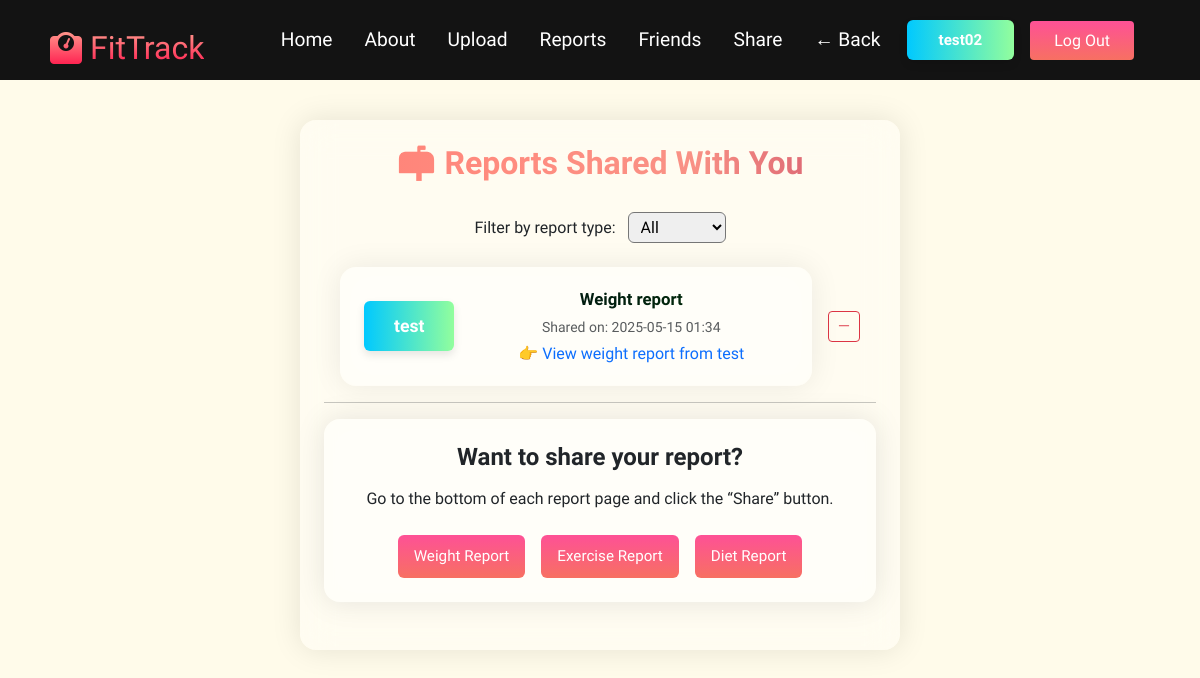
Page /shared_reports (signed in) on the earlier database version.
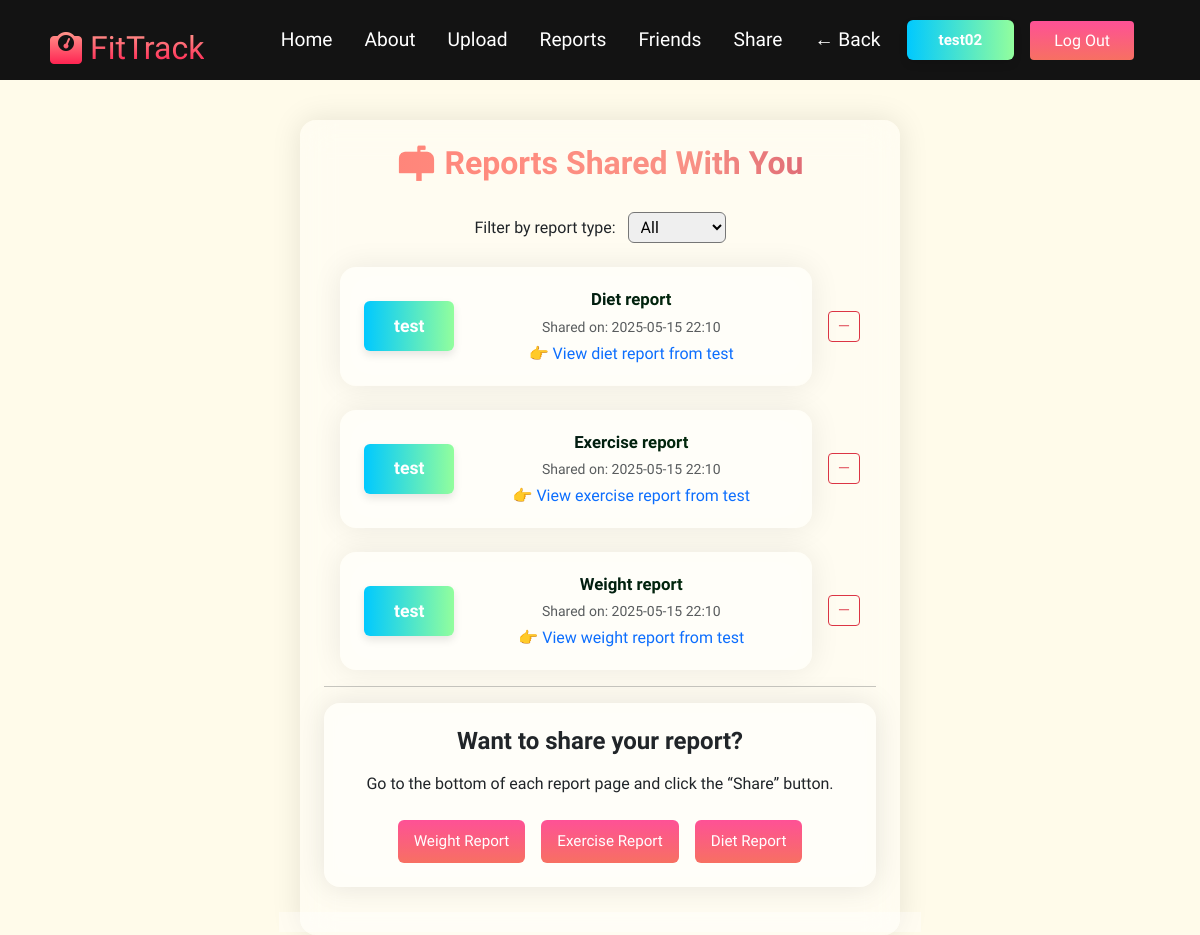
Same page on the later database version.
### Fittrack/models.py (models this page shows, shortened)
class User(db.Model, UserMixin):
    __tablename__ = 'user'
    user_id = db.Column(db.Integer, primary_key=True)
    username = db.Column(db.String(80), unique=True, nullable=False)
    email = db.Column(db.String(120), unique=True, nullable=False)
    hashed_password = db.Column(db.String(200), nullable=False)
    is_profile_complete = db.Column(db.Boolean, default=False)
    birthday = db.Column(Date)
    age = db.Column(db.Integer)
    gender = db.Column(db.String(10))
    height = db.Column(db.Integer)
    current_weight = db.Column(db.Float)
    target_weight = db.Column(db.Float)
    avatar = db.Column(db.String(100))
    target_weight_time_days = db.Column(db.Integer)
    target_exercise_time_per_week = db.Column(db.Integer)
    target_exercise_timeframe_days = db.Column(db.Integer)
    weight_reg = db.Column(db.Float)
    bmi_reg = db.Column(db.Float)
    bmi_now = db.Column(db.Float)
    register_date = db.Column(Date)
    records = db.relationship('DailyRecord', backref='user', lazy=True)
    recommended_calories = db.Column(db.Float)
    activity_level = db.Column(db.String(20))  # 'low', 'moderate', 'high'

class SharedReport(db.Model):
    __tablename__ = 'shared_report'
    id = db.Column(db.Integer, primary_key=True)
    sender_id = db.Column(db.Integer, db.ForeignKey('user.user_id'), nullable=False)
    receiver_id = db.Column(db.Integer, db.ForeignKey('user.user_id'), nullable=False)
    report_type = db.Column(db.String(20), nullable=False)  # 'weight' or 'exercise'
    record_user_id = db.Column(db.Integer, nullable=True)
    timestamp = db.Column(db.DateTime, default=datetime.utcnow)
    sender = db.relationship('User', foreign_keys=[sender_id], backref='sent_reports')
    receiver = db.relationship('User', foreign_keys=[receiver_id], backref='received_reports')

### Fittrack/routes/visualise_routes.py (the view)
@visualise_bp.route("/shared_reports")
@login_required
def shared_reports():
    from ..models import SharedReport
    report_type = request.args.get("type", "").lower()
    query = SharedReport.query.filter_by(receiver_id=current_user.user_id)
    if report_type in ['weight', 'exercise', 'diet']:
        query = query.filter_by(report_type=report_type)
    reports = query.order_by(SharedReport.timestamp.desc()).all()
    return render_template("shared_reports.html", reports=reports, selected_type=report_type, timedelta=timedelta)

### Fittrack/__init__.py (called while the page is built)
@login_manager.user_loader
def load_user(user_id):
    return User.query.get(int(user_id))

### Fittrack/templates/shared_reports.html (shortened to what this page needs)
{% extends "base.html" %}
{% block content %}
<link rel="stylesheet" href="{{ url_for('static', filename='css/share.css') }}">
<div class="share-layout">
  <h1 class="profile-title">📬 Reports Shared With You</h1>
  <form method="get" action="{{ url_for('visualise_bp.shared_reports') }}" class="text-center mb-4">
    <label for="filter" class="fw-medium">Filter by report type:</label>
    <select name="type" id="filter" onchange="this.form.submit()" class="ms-2 px-2 py-1 rounded">
      <option value="">All</option>
    </select>
  </form>
  {% if reports %}
    <div class="d-flex flex-column align-items-center gap-4">
      {% for report in reports %}
        <div class="d-flex align-items-center justify-content-between w-100 px-3" style="max-width: 800px;">
          <a href="{{ url_for('visualise_bp.view_shared_report', user_id=report.sender_id, type=report.report_type) }}"
            class="shared-report-card text-decoration-none text-dark flex-grow-1 me-3">
            <div class="report-card-content">
              <div class="sender-name">{{ report.sender.username }}</div>
              <div class="report-info text-center">
                <div class="report-type-title">{{ report.report_type.capitalize() }} report</div>
                {% set adjusted_time = report.timestamp + timedelta(hours=8) %}
                <div class="text-muted small">Shared on: {{ adjusted_time.strftime('%Y-%m-%d %H:%M') }}</div>
                <div class="text-primary mt-1">👉 View {{ report.report_type }} report from {{ report.sender.username }}</div>
              </div>
            </div>
          </a>
            <form method="POST" action="{{ url_for('share_bp.delete_shared_report', report_id=report.id) }}">
              <button type="submit" class="btn btn-sm btn-outline-danger"
                      onclick="return confirm('Are you sure you want to delete this shared report?');">－</button>
            </form>
        </div>
      {% endfor %}
    </div>
  {% else %}
    <p class="text-center mt-4">No reports shared with you.</p>
  {% endif %}
  <hr />
  <div class="card-box mb-4" style="margin: auto;">
    <h4 class="text-center fw-bold mb-3">Want to share your report?</h4>
    <p class="text-center mb-4">Go to the bottom of each report page and click the “Share” button.</p>
    <div class="d-flex justify-content-center gap-3 flex-wrap">
      <a href="{{ url_for('visualise_bp.weight_report') }}" class="btn-gradient text-decoration-none">Weight Report</a>
      <a href="{{ url_for('visualise_bp.exercise_report') }}" class="btn-gradient text-decoration-none">Exercise Report</a>
      <a href="{{ url_for('diet_bp.diet_report') }}" class="btn-gradient text-decoration-none">Diet Report</a>
    </div>
  </div>
</div>
{% endblock %}

### Fittrack/templates/base.html (shortened to what this page needs)
<!DOCTYPE html>
<html lang="en">
<head>
  <link rel="stylesheet" href="https://cdnjs.cloudflare.com/ajax/libs/font-awesome/6.5.0/css/all.min.css" />
  <link href="https://cdn.jsdelivr.net/npm/bootstrap@5.3.3/dist/css/bootstrap.min.css" rel="stylesheet">
  <link href='https://cdn.jsdelivr.net/npm/fullcalendar@6.1.8/main.min.css' rel='stylesheet' />
  <link rel="stylesheet" href="{{ url_for('static', filename='css/base.css') }}">
</head>
<body>
  <nav class="navbar">
    <div class="navbar__container">
      <a href="/" id="navbar__logo"><i class="fa-solid fa-weight-scale"></i>&nbsp;FitTrack</a>
      <ul class="navbar__menu">
        <li class="navbar__item">
          <a href="/" class="navbar__links">Home</a>
        </li>
        <li class="navbar__item">
          <a href="{{ url_for('main_bp.overview') }}" class="navbar__links">About</a>
        </li>
        {% if current_user.is_authenticated %}
          <li class="navbar__item">
            <a href="{{ url_for('upload_bp.upload') }}" class="navbar__links">Upload</a>
          </li>
          <li class="navbar__item">
            <a href="{{ url_for('visualise_bp.visualise') }}" class="navbar__links">Reports</a>
          </li>
          <li class="navbar__item">
            <a href="{{ url_for('friends_bp.friends') }}" class="navbar__links">Friends</a>
          </li>
          <li class="navbar__item">
            <a class="navbar__links" href="{{ url_for('visualise_bp.shared_reports') }}">Share</a>
          </li>
          <li class="navbar__item">
            <button id="back-button" class="navbar__links" style="border: none; background: none; font: inherit; cursor: pointer;">
              ← Back
            </button>
          </li>
          <li class="navbar__user">
            <a href="{{ url_for('profile_bp.profile') }}" class="navbar__links" style="cursor: pointer;">{{ current_user.username }}</a>
          </li>
          <li class="navbar__btn">
            <a href="{{ url_for('auth_bp.logout') }}" class="button">Log Out</a>
          </li>
        {% else %}
          <li class="navbar__btn">
            <a href="{{ url_for('auth_bp.signin') }}" class="button">Sign In</a>
          </li>
        {% endif %}
      </ul>
    </div>
  </nav>
  <main>
    <body style="background-color: #fffbea;">
      {% block content %}{% endblock %}
    </body>
  </main>
</body>
</html>

### Fittrack/static/css/base.css (style rules this page uses)
* { box-sizing: border-box; margin: 0; padding: 0; font-family: 'Kumbh Sans', sans-serif; }
.navbar { background: #131313; height: 80px; display: flex; justify-content: center; align-items: center; font-size: 1.2rem; position: sticky; top: 0; z-index: 999; }
.navbar__container { display: flex; justify-content: space-between; align-items: center; height: 80px; width: 100%; max-width: 1300px; padding: 0 50px; margin: 0 auto; }
#navbar__logo { background-image: linear-gradient(to top, #ff0844 0%, #ffb199 100%); -webkit-background-clip: text; -webkit-text-fill-color: transparent; text-decoration: none; font-size: 2rem; display: flex; align-items: center; }
.navbar__menu { display: flex; align-items: center; list-style: none; text-align: center; }
.navbar__item { height: 80px; display: flex; align-items: center; }
.navbar__links { color: #fff; text-decoration: none; padding: 0 1rem; height: 100%; display: flex; align-items: center; justify-content: center; }
.navbar__btn { padding: 0 1rem; }
.button { font-size: 1rem; padding: 10px 24px; background-image: linear-gradient(to top, #f77062 0%, #fe5196 100%); border: none; border-radius: 4px; color: #fff; margin-top: 1.5rem; cursor: pointer; position: relative; transition: all 0.3s; outline: none; text-decoration: none; }
.navbar__user { height: 40px; padding: 0 16px; display: flex; align-items: center; justify-content: center; background: linear-gradient(to right, #00c9ff, #92fe9d); color: white; border-radius: 6px; margin-left: 10px; font-weight: 600; font-size: 0.95rem; cursor: default; box-shadow: 0 4px 8px rgba(0,0,0,0.1); }

### Fittrack/static/css/share.css (style rules this page uses)
.share-layout { flex: 1; max-width: 600px; min-width: 360px; padding: 24px; border-radius: 16px; background-color: rgba(255, 255, 255, 0.35); backdrop-filter: blur(16px); -webkit-backdrop-filter: blur(16px); box-shadow: 0 0 30px rgba(0, 0, 0, 0.1); transition: background-color 0.3s ease; margin-left: auto; margin-right: auto; margin-top: 40px; }
.card-box { flex: 1; max-width: 600px; min-width: 360px; padding: 24px; border-radius: 16px; background-color: rgba(255, 255, 255, 0.35); backdrop-filter: blur(16px); -webkit-backdrop-filter: blur(16px); box-shadow: 0 0 30px rgba(0, 0, 0, 0.1); transition: background-color 0.3s ease; margin-left: auto; margin-right: auto; }
.profile-title { font-size: 2rem; text-align: center; font-weight: 700; margin-bottom: 30px; background-image: linear-gradient(to right, #ff8177, #ff8c7f, #f99185, #cf556c); -webkit-background-clip: text; -webkit-text-fill-color: transparent; }
.btn-gradient { font-size: 0.95rem; background-image: linear-gradient(to top, #f77062 0%, #fe5196 100%); padding: 10px 16px; border: none; border-radius: 6px; color: #fff; cursor: pointer; transition: all 0.35s; text-align: center; display: inline-block; }
.shared-report-card { padding: 20px 24px; border-radius: 16px; background-color: rgba(255, 255, 255, 0.35); backdrop-filter: blur(16px); -webkit-backdrop-filter: blur(16px); box-shadow: 0 0 30px rgba(0, 0, 0, 0.08); transition: transform 0.3s ease, box-shadow 0.3s ease; width: 100%; max-width: 580px; }
.report-card-content { display: flex; justify-content: space-between; align-items: center; gap: 20px; flex-wrap: wrap; }
.sender-name { background: linear-gradient(to right, #00c9ff, #92fe9d); color: white; height: 50px; padding: 0 30px; display: flex; align-items: center; justify-content: center; border-radius: 6px; font-weight: 600; font-size: 1.1rem; box-shadow: 0 4px 8px rgba(0,0,0,0.1); }
.report-info { flex: 2; display: flex; flex-direction: column; justify-content: center; color: #333; }
.report-type-title { font-weight: 600; font-size: 1.05rem; color: #222; background: linear-gradient(to right, #011115, #013106); -webkit-background-clip: text; -webkit-text-fill-color: transparent; text-align: center; margin-bottom: 4px; }

Differences in the rows shown:
removed SharedReport: sender.username "test", report_type "Weight", strftime "2025-05-15 01:34", report_type "weight"
added SharedReport: sender.username "test", report_type "Diet", strftime "2025-05-15 22:10", report_type "diet"
added SharedReport: sender.username "test", report_type "Exercise", strftime "2025-05-15 22:10", report_type "exercise"
added SharedReport: sender.username "test", report_type "Weight", strftime "2025-05-15 22:10", report_type "weight"
